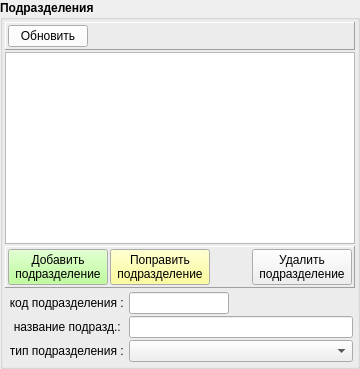
            <widget class="QGroupBox" name="group_medparts">
             <property name="font">
              <font>
               <weight>75</weight>
               <bold>true</bold>
              </font>
             </property>
             <property name="title">
              <string>Подразделения</string>
             </property>
             <layout class="QVBoxLayout" name="verticalLayout_18" stretch="0,2,0,0">
              <property name="spacing">
               <number>2</number>
              </property>
              <property name="leftMargin">
               <number>2</number>
              </property>
              <property name="topMargin">
               <number>2</number>
              </property>
              <property name="rightMargin">
               <number>2</number>
              </property>
              <property name="bottomMargin">
               <number>2</number>
              </property>
              <item>
               <widget class="QFrame" name="pan_up_medparts">
                <property name="frameShape">
                 <enum>QFrame::Panel</enum>
                </property>
                <property name="frameShadow">
                 <enum>QFrame::Raised</enum>
                </property>
                <layout class="QHBoxLayout" name="horizontalLayout_23">
                 <property name="spacing">
                  <number>2</number>
                 </property>
                 <property name="leftMargin">
                  <number>2</number>
                 </property>
                 <property name="topMargin">
                  <number>2</number>
                 </property>
                 <property name="rightMargin">
                  <number>2</number>
                 </property>
                 <property name="bottomMargin">
                  <number>2</number>
                 </property>
                 <item>
                  <widget class="QPushButton" name="bn_refresh_medparts">
                   <property name="palette">
                    <palette>
                     <active>
                      <colorrole role="Button">
                       <brush brushstyle="SolidPattern">
                        <color alpha="255">
                         <red>255</red>
                         <green>255</green>
                         <blue>255</blue>
                        </color>
                       </brush>
                      </colorrole>
                     </active>
                     <inactive>
                      <colorrole role="Button">
                       <brush brushstyle="SolidPattern">
                        <color alpha="255">
                         <red>255</red>
                         <green>255</green>
                         <blue>255</blue>
                        </color>
                       </brush>
                      </colorrole>
                     </inactive>
                     <disabled>
                      <colorrole role="Button">
                       <brush brushstyle="SolidPattern">
                        <color alpha="255">
                         <red>255</red>
                         <green>255</green>
                         <blue>255</blue>
                        </color>
                       </brush>
                      </colorrole>
                     </disabled>
                    </palette>
                   </property>
                   <property name="font">
                    <font>
                     <weight>50</weight>
                     <bold>false</bold>
                    </font>
                   </property>
                   <property name="text">
                    <string>Обновить</string>
                   </property>
                   <property name="icon">
                    <iconset resource="_inko_pol2_res.qrc">
                     <normaloff>:/refresh.png</normaloff>:/refresh.png</iconset>
                   </property>
                  </widget>
                 </item>
                 <item>
                  <spacer name="horizontalSpacer_16">
                   <property name="orientation">
                    <enum>Qt::Horizontal</enum>
                   </property>
                   <property name="sizeHint" stdset="0">
                    <size>
                     <width>40</width>
                     <height>20</height>
                    </size>
                   </property>
                  </spacer>
                 </item>
                </layout>
               </widget>
              </item>
              <item>
               <widget class="QTableView" name="tab_medparts">
                <property name="selectionMode">
                 <enum>QAbstractItemView::SingleSelection</enum>
                </property>
                <property name="selectionBehavior">
                 <enum>QAbstractItemView::SelectRows</enum>
                </property>
                <attribute name="verticalHeaderDefaultSectionSize">
                 <number>20</number>
                </attribute>
                <attribute name="verticalHeaderMinimumSectionSize">
                 <number>20</number>
                </attribute>
               </widget>
              </item>
              <item>
               <widget class="QFrame" name="pan_dn_medparts">
                <property name="frameShape">
                 <enum>QFrame::Panel</enum>
                </property>
                <property name="frameShadow">
                 <enum>QFrame::Raised</enum>
                </property>
                <layout class="QHBoxLayout" name="horizontalLayout_24">
                 <property name="spacing">
                  <number>2</number>
                 </property>
                 <property name="leftMargin">
                  <number>2</number>
                 </property>
                 <property name="topMargin">
                  <number>2</number>
                 </property>
                 <property name="rightMargin">
                  <number>2</number>
                 </property>
                 <property name="bottomMargin">
                  <number>2</number>
                 </property>
                 <item>
                  <widget class="QPushButton" name="bn_add_medpart">
                   <property name="minimumSize">
                    <size>
                     <width>100</width>
                     <height>0</height>
                    </size>
                   </property>
                   <property name="palette">
                    <palette>
                     <active>
                      <colorrole role="Button">
                       <brush brushstyle="SolidPattern">
                        <color alpha="255">
                         <red>170</red>
                         <green>255</green>
                         <blue>127</blue>
                        </color>
                       </brush>
                      </colorrole>
                     </active>
                     <inactive>
                      <colorrole role="Button">
                       <brush brushstyle="SolidPattern">
                        <color alpha="255">
                         <red>170</red>
                         <green>255</green>
                         <blue>127</blue>
                        </color>
                       </brush>
                      </colorrole>
                     </inactive>
                     <disabled>
                      <colorrole role="Button">
                       <brush brushstyle="SolidPattern">
                        <color alpha="255">
                         <red>170</red>
                         <green>255</green>
                         <blue>127</blue>
                        </color>
                       </brush>
                      </colorrole>
                     </disabled>
                    </palette>
                   </property>
                   <property name="font">
                    <font>
                     <weight>50</weight>
                     <bold>false</bold>
                    </font>
                   </property>
                   <property name="text">
                    <string>Добавить
 подразделение </string>
                   </property>
                  </widget>
                 </item>
                 <item>
                  <widget class="QPushButton" name="bn_edit_medpart">
                   <property name="minimumSize">
                    <size>
                     <width>100</width>
                     <height>0</height>
                    </size>
                   </property>
                   <property name="palette">
                    <palette>
                     <active>
                      <colorrole role="Button">
                       <brush brushstyle="SolidPattern">
                        <color alpha="255">
                         <red>255</red>
                         <green>255</green>
                         <blue>127</blue>
                        </color>
                       </brush>
                      </colorrole>
                     </active>
                     <inactive>
                      <colorrole role="Button">
                       <brush brushstyle="SolidPattern">
                        <color alpha="255">
                         <red>255</red>
                         <green>255</green>
                         <blue>127</blue>
                        </color>
                       </brush>
                      </colorrole>
                     </inactive>
                     <disabled>
                      <colorrole role="Button">
                       <brush brushstyle="SolidPattern">
                        <color alpha="255">
                         <red>255</red>
                         <green>255</green>
                         <blue>127</blue>
                        </color>
                       </brush>
                      </colorrole>
                     </disabled>
                    </palette>
                   </property>
                   <property name="font">
                    <font>
                     <weight>50</weight>
                     <bold>false</bold>
                    </font>
                   </property>
                   <property name="text">
                    <string>Поправить
подразделение</string>
                   </property>
                  </widget>
                 </item>
                 <item>
                  <spacer name="horizontalSpacer_17">
                   <property name="orientation">
                    <enum>Qt::Horizontal</enum>
                   </property>
                   <property name="sizeHint" stdset="0">
                    <size>
                     <width>40</width>
                     <height>20</height>
                    </size>
                   </property>
                  </spacer>
                 </item>
                 <item>
                  <widget class="QPushButton" name="bn_delete_medpart">
                   <property name="minimumSize">
                    <size>
                     <width>100</width>
                     <height>0</height>
                    </size>
                   </property>
                   <property name="font">
                    <font>
                     <weight>50</weight>
                     <bold>false</bold>
                    </font>
                   </property>
                   <property name="text">
                    <string>Удалить
подразделение</string>
                   </property>
                  </widget>
                 </item>
                </layout>
               </widget>
              </item>
              <item>
               <widget class="QFrame" name="pan_attr_medparts">
                <property name="font">
                 <font>
                  <weight>50</weight>
                  <bold>false</bold>
                 </font>
                </property>
                <layout class="QFormLayout" name="formLayout_7">
                 <property name="fieldGrowthPolicy">
                  <enum>QFormLayout::AllNonFixedFieldsGrow</enum>
                 </property>
                 <property name="horizontalSpacing">
                  <number>2</number>
                 </property>
                 <property name="verticalSpacing">
                  <number>2</number>
                 </property>
                 <property name="leftMargin">
                  <number>4</number>
                 </property>
                 <property name="topMargin">
                  <number>2</number>
                 </property>
                 <property name="rightMargin">
                  <number>2</number>
                 </property>
                 <property name="bottomMargin">
                  <number>2</number>
                 </property>
                 <item row="0" column="0">
                  <widget class="QLabel" name="label_55">
                   <property name="minimumSize">
                    <size>
                     <width>115</width>
                     <height>0</height>
                    </size>
                   </property>
                   <property name="font">
                    <font>
                     <weight>50</weight>
                     <bold>false</bold>
                    </font>
                   </property>
                   <property name="text">
                    <string>код подразделения : </string>
                   </property>
                   <property name="alignment">
                    <set>Qt::AlignRight|Qt::AlignTrailing|Qt::AlignVCenter</set>
                   </property>
                  </widget>
                 </item>
                 <item row="0" column="1">
                  <widget class="QLineEdit" name="ln_medpart_code">
                   <property name="minimumSize">
                    <size>
                     <width>100</width>
                     <height>0</height>
                    </size>
                   </property>
                   <property name="maximumSize">
                    <size>
                     <width>80</width>
                     <height>16777215</height>
                    </size>
                   </property>
                   <property name="font">
                    <font>
                     <weight>50</weight>
                     <bold>false</bold>
                    </font>
                   </property>
                  </widget>
                 </item>
                 <item row="1" column="0">
                  <widget class="QLabel" name="label_56">
                   <property name="minimumSize">
                    <size>
                     <width>115</width>
                     <height>0</height>
                    </size>
                   </property>
                   <property name="font">
                    <font>
                     <weight>50</weight>
                     <bold>false</bold>
                    </font>
                   </property>
                   <property name="text">
                    <string>название подразд.: </string>
                   </property>
                   <property name="alignment">
                    <set>Qt::AlignRight|Qt::AlignTrailing|Qt::AlignVCenter</set>
                   </property>
                  </widget>
                 </item>
                 <item row="1" column="1">
                  <widget class="QLineEdit" name="ln_medpart_name">
                   <property name="font">
                    <font>
                     <weight>50</weight>
                     <bold>false</bold>
                    </font>
                   </property>
                  </widget>
                 </item>
                 <item row="2" column="0">
                  <widget class="QLabel" name="lab_is_head_6">
                   <property name="minimumSize">
                    <size>
                     <width>115</width>
                     <height>0</height>
                    </size>
                   </property>
                   <property name="font">
                    <font>
                     <weight>50</weight>
                     <bold>false</bold>
                    </font>
                   </property>
                   <property name="text">
                    <string>тип подразделения : </string>
                   </property>
                   <property name="alignment">
                    <set>Qt::AlignRight|Qt::AlignTrailing|Qt::AlignVCenter</set>
                   </property>
                  </widget>
                 </item>
                 <item row="2" column="1">
                  <widget class="QComboBox" name="combo_medpart_type">
                   <property name="enabled">
                    <bool>true</bool>
                   </property>
                   <property name="font">
                    <font>
                     <weight>50</weight>
                     <bold>false</bold>
                    </font>
                   </property>
                   <property name="maxVisibleItems">
                    <number>50</number>
                   </property>
                  </widget>
                 </item>
                </layout>
               </widget>
              </item>
             </layout>
            </widget>
